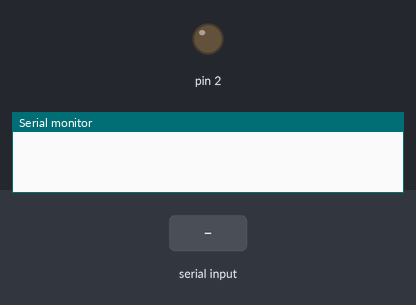
Recording of a sketch running on a simulated Arduino Uno, built with avr-gcc and run on an emulated ATmega328P. On the bench: output pins drawn as LEDs (lit = HIGH), the last lines printed to the serial monitor. Dashed ring = blinking. Inputs (shaded band) come from the test bench.

Above: at 1.2 s.
1.3 s: "30,150\n" received over Serial
At 1.4 s:
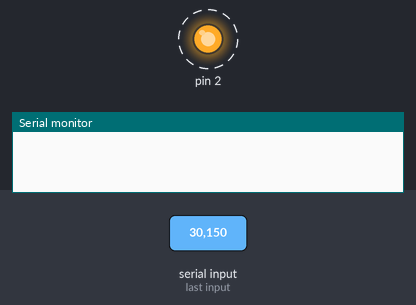
4.3 s: "90,45\n" received over Serial
At 8.8 s:
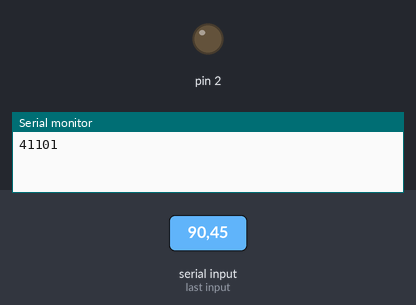
Timing chart, 0 to 10.3 s (numbered marks = the images above; inputs shaded):
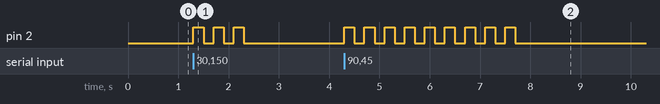

Measured:
- after the input at 1.3 s, pin 2: alternates HIGH for 0.20 s and LOW for 0.20 s, 6 changes in all, then stays LOW, starting at once
- after the input at 4.3 s, pin 2: alternates HIGH for 0.20 s and LOW for 0.20 s, 18 changes in all, then stays LOW, starting at once

The sketch:

serial_receiver.ino
```cpp
int x;

void setup() {
  Serial.begin(9600);
  Serial.setTimeout(1);

  pinMode(2, OUTPUT);
}
void loop() {
  while (!Serial.available());
  x = Serial.readString().toInt();
  for(int i = 0; i < x; ++i)
  {
    digitalWrite(2, HIGH);
    delay(200);
    digitalWrite(2, LOW);
    delay(200);
  }
  Serial.print(x + 1);
  delay(100);
}
```
